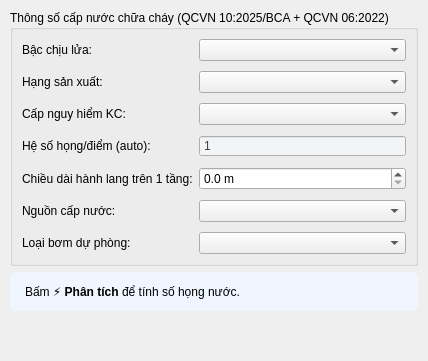
           <widget class="QWidget" name="cn_inner">
            <layout class="QVBoxLayout" name="cn_root">
             <property name="leftMargin">
              <number>10</number>
             </property>
             <property name="topMargin">
              <number>10</number>
             </property>
             <property name="rightMargin">
              <number>10</number>
             </property>
             <property name="bottomMargin">
              <number>10</number>
             </property>
             <item>
              <widget class="QGroupBox" name="gb_cap_nuoc">
               <property name="title">
                <string>Thông số cấp nước chữa cháy (QCVN 10:2025/BCA + QCVN 06:2022)</string>
               </property>
               <layout class="QFormLayout" name="form_cn">
                <property name="verticalSpacing">
                 <number>10</number>
                </property>
                <item row="0" column="0">
                 <widget class="QLabel" name="lab_cn_bcl">
                  <property name="text">
                   <string>Bậc chịu lửa:</string>
                  </property>
                 </widget>
                </item>
                <item row="0" column="1">
                 <widget class="QComboBox" name="cbo_bac_chiu_lua" />
                </item>
                <item row="1" column="0">
                 <widget class="QLabel" name="lab_cn_hsx">
                  <property name="text">
                   <string>Hạng sản xuất:</string>
                  </property>
                 </widget>
                </item>
                <item row="1" column="1">
                 <widget class="QComboBox" name="cbo_hang_sx" />
                </item>
                <item row="2" column="0">
                 <widget class="QLabel" name="lab_cn_nhc">
                  <property name="text">
                   <string>Cấp nguy hiểm KC:</string>
                  </property>
                 </widget>
                </item>
                <item row="2" column="1">
                 <widget class="QComboBox" name="cbo_cap_nhc" />
                </item>
                <item row="3" column="0">
                 <widget class="QLabel" name="lab_cn_hs">
                  <property name="text">
                   <string>Hệ số họng/điểm (auto):</string>
                  </property>
                 </widget>
                </item>
                <item row="3" column="1">
                 <widget class="QSpinBox" name="spin_he_so_hong">
                  <property name="minimum">
                   <number>1</number>
                  </property>
                  <property name="maximum">
                   <number>3</number>
                  </property>
                  <property name="readOnly">
                   <bool>true</bool>
                  </property>
                  <property name="buttonSymbols">
                   <enum>QAbstractSpinBox::NoButtons</enum>
                  </property>
                  <property name="styleSheet">
                   <string notr="true">background:#f3f4f6; color:#374151;</string>
                  </property>
                 </widget>
                </item>
                <item row="4" column="0">
                 <widget class="QLabel" name="lab_cn_hl">
                  <property name="text">
                   <string>Chiều dài hành lang trên 1 tầng:</string>
                  </property>
                 </widget>
                </item>
                <item row="4" column="1">
                 <widget class="QDoubleSpinBox" name="spin_hl_dai">
                  <property name="decimals">
                   <number>1</number>
                  </property>
                  <property name="maximum">
                   <double>9999.0</double>
                  </property>
                  <property name="suffix">
                   <string> m</string>
                  </property>
                 </widget>
                </item>
                <item row="5" column="0">
                 <widget class="QLabel" name="lab_cn_nn">
                  <property name="text">
                   <string>Nguồn cấp nước:</string>
                  </property>
                 </widget>
                </item>
                <item row="5" column="1">
                 <widget class="QComboBox" name="cbo_nguon_nuoc" />
                </item>
                <item row="6" column="0">
                 <widget class="QLabel" name="lab_cn_bdp">
                  <property name="text">
                   <string>Loại bơm dự phòng:</string>
                  </property>
                 </widget>
                </item>
                <item row="6" column="1">
                 <widget class="QComboBox" name="cbo_loai_bom_dp" />
                </item>
               </layout>
              </widget>
             </item>
             <item>
              <widget class="QLabel" name="lbl_cap_nuoc_result">
               <property name="styleSheet">
                <string notr="true">padding:12px; background:#eff6ff; border-radius:6px;</string>
               </property>
               <property name="wordWrap">
                <bool>true</bool>
               </property>
               <property name="text">
                <string>Bấm &lt;b&gt;⚡ Phân tích&lt;/b&gt; để tính số họng nước.</string>
               </property>
              </widget>
             </item>
             <item>
              <spacer name="sp_cn">
               <property name="orientation">
                <enum>Qt::Vertical</enum>
               </property>
               <property name="sizeHint">
                <size>
                 <width>20</width>
                 <height>40</height>
                </size>
               </property>
              </spacer>
             </item>
            </layout>
           </widget>
